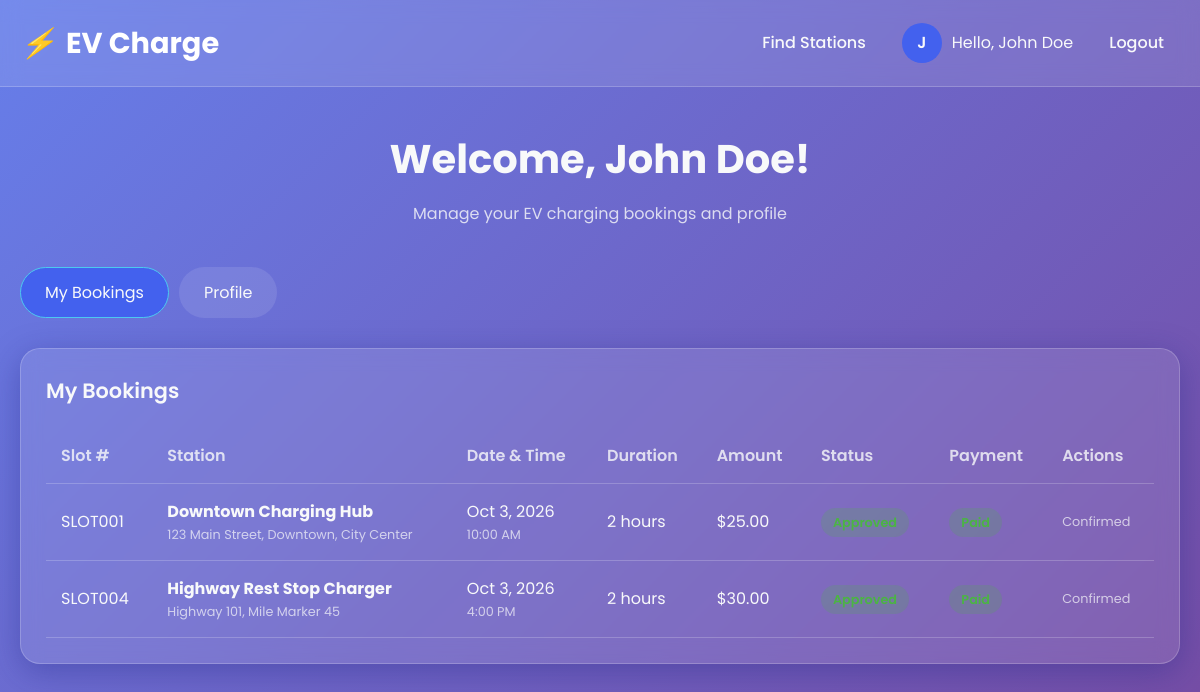
/dashboard.php (signed in), run on the app's committed database.
### tables this page shows
CREATE TABLE IF NOT EXISTS bookings (
    id INT AUTO_INCREMENT PRIMARY KEY,
    user_id INT NOT NULL,
    station_id INT NOT NULL,
    slot_number VARCHAR(20) UNIQUE NOT NULL,
    date DATE NOT NULL,
    start_time TIME NOT NULL,
    duration_hours INT NOT NULL,
    total_amount DECIMAL(10,2) NOT NULL,
    status ENUM('pending', 'approved', 'cancelled', 'completed') DEFAULT 'pending',
    payment_status ENUM('pending', 'paid') DEFAULT 'pending',
    created_at TIMESTAMP DEFAULT CURRENT_TIMESTAMP,
    FOREIGN KEY (user_id) REFERENCES users(id) ON DELETE CASCADE,
    FOREIGN KEY (station_id) REFERENCES stations(id) ON DELETE CASCADE
);

CREATE TABLE IF NOT EXISTS stations (
    id INT AUTO_INCREMENT PRIMARY KEY,
    name VARCHAR(100) NOT NULL,
    address TEXT NOT NULL,
    total_slots INT NOT NULL,
    price_per_hour DECIMAL(10,2) NOT NULL,
    charger_types ENUM('fast', 'slow') NOT NULL,
    available BOOLEAN DEFAULT TRUE,
    created_at TIMESTAMP DEFAULT CURRENT_TIMESTAMP
);

### dashboard.php (the view, shortened to what this page needs)
<?php
require_once 'db.php';
$stmt = $pdo->prepare("
    SELECT b.*, s.name as station_name, s.address
    FROM bookings b
    JOIN stations s ON b.station_id = s.id
    WHERE b.user_id = ?
    ORDER BY b.created_at DESC
");
$stmt->execute([$_SESSION['user_id']]);
$bookings = $stmt->fetchAll();
$active_tab = isset($_GET['tab']) ? $_GET['tab'] : 'bookings';
?>
<!DOCTYPE html>
<html lang="en">
<head>
</head>
<body>
    <header>
        <div class="container">
            <nav class="navbar">
                <a href="index.php" class="logo">
                    <i>⚡</i> EV Charge
                </a>
                <div class="nav-links">
                    <a href="index.php" class="nav-link">Find Stations</a>
                    <div class="user-info">
                        <div class="avatar">
                            <?= strtoupper(substr($_SESSION['user_name'], 0, 1)) ?>
                        </div>
                        <span>Hello, <?= htmlspecialchars($_SESSION['user_name']) ?></span>
                    </div>
                    <a href="?logout=1" class="nav-link">Logout</a>
                </div>
            </nav>
        </div>
    </header>
    <section class="dashboard">
        <div class="container">
            <div class="welcome-section">
                <h1>Welcome, <?= htmlspecialchars($_SESSION['user_name']) ?>!</h1>
                <p>Manage your EV charging bookings and profile</p>
            </div>
            <div class="tabs">
                <div class="tab <?= $active_tab === 'bookings' ? 'active' : '' ?>" onclick="switchTab('bookings')">My Bookings</div>
                <div class="tab <?= $active_tab === 'profile' ? 'active' : '' ?>" onclick="switchTab('profile')">Profile</div>
            </div>
            <div id="bookings-tab" class="tab-content <?= $active_tab === 'bookings' ? 'active' : '' ?>">
                <?php if (count($bookings) > 0): ?>
                    <div class="card">
                        <div class="card-header">
                            <h2 class="card-title">My Bookings</h2>
                        </div>
                        <div class="table-responsive">
                            <table class="bookings-table">
                                <thead>
                                    <tr>
                                        <th>Slot #</th>
                                        <th>Station</th>
                                        <th>Date & Time</th>
                                        <th>Duration</th>
                                        <th>Amount</th>
                                        <th>Status</th>
                                        <th>Payment</th>
                                        <th>Actions</th>
                                    </tr>
                                </thead>
                                <tbody>
                                    <?php foreach ($bookings as $booking): ?>
                                        <tr>
                                            <td><?= $booking['slot_number'] ?></td>
                                            <td>
                                                <div><strong><?= htmlspecialchars($booking['station_name']) ?></strong></div>
                                                <div style="font-size: 0.8rem; opacity: 0.7;"><?= htmlspecialchars($booking['address']) ?></div>
                                            </td>
                                            <td>
                                                <div><?= date('M j, Y', strtotime($booking['date'])) ?></div>
                                                <div style="font-size: 0.8rem; opacity: 0.7;"><?= date('g:i A', strtotime($booking['start_time'])) ?></div>
                                            </td>
                                            <td><?= $booking['duration_hours'] ?> hour<?= $booking['duration_hours'] > 1 ? 's' : '' ?></td>
                                            <td>$<?= number_format($booking['total_amount'], 2) ?></td>
                                            <td>
                                                <span class="status-badge status-<?= $booking['status'] ?>">
                                                </span>
                                            </td>
                                            <td>
                                                <span class="status-badge payment-<?= $booking['payment_status'] ?>">
                                                </span>
                                            </td>
                                            <td>
                                                <div style="display: flex; gap: 5px; flex-wrap: wrap;">
                                                    <?php if ($booking['status'] === 'pending' && $booking['payment_status'] === 'pending'): ?>
                                                        <button class="btn btn-success btn-small" onclick="openPaymentModal(<?= $booking['id'] ?>, <?= $booking['total_amount'] ?>)">Pay</button>
                                                        <button class="btn btn-danger btn-small" onclick="openCancelModal(<?= $booking['id'] ?>)">Cancel</button>
                                                    <?php elseif ($booking['status'] === 'pending' && $booking['payment_status'] === 'paid'): ?>
                                                        <span style="font-size: 0.8rem; opacity: 0.7;">Waiting approval</span>
                                                    <?php elseif ($booking['status'] === 'approved'): ?>
                                                        <span style="font-size: 0.8rem; opacity: 0.7;">Confirmed</span>
                                                    <?php elseif ($booking['status'] === 'cancelled'): ?>
                                                        <span style="font-size: 0.8rem; opacity: 0.7;">Cancelled</span>
                                                    <?php elseif ($booking['status'] === 'completed'): ?>
                                                        <span style="font-size: 0.8rem; opacity: 0.7;">Completed</span>
                                                    <?php endif; ?>
                                                </div>
                                            </td>
                                        </tr>
                                    <?php endforeach; ?>
                                </tbody>
                            </table>
                        </div>
                    </div>
                <?php endif; ?>
            </div>
        </div>
    </section>
</body>
</html>

### dashboard.php (style rules this page uses)
:root { --primary: #4361ee; --secondary: #3a0ca3; --accent: #4cc9f0; --light: #f8f9fa; --dark: #212529; --success: #4bb543; --warning: #ffcc00; --danger: #dc3545; --glass: rgba(255, 255, 255, 0.1); --glass-border: rgba(255, 255, 255, 0.2); --shadow: 0 8px 32px 0 rgba(31, 38, 135, 0.37); --transition: all 0.3s ease; }
* { margin: 0; padding: 0; box-sizing: border-box; }
body { font-family: 'Poppins', sans-serif; background: linear-gradient(135deg, #667eea 0%, #764ba2 100%); color: var(--light); min-height: 100vh; line-height: 1.6; }
.container { width: 100%; max-width: 1200px; margin: 0 auto; padding: 0 20px; }
header { padding: 20px 0; backdrop-filter: blur(10px); background: var(--glass); border-bottom: 1px solid var(--glass-border); }
.navbar { display: flex; justify-content: space-between; align-items: center; }
.logo { font-size: 1.8rem; font-weight: 700; color: white; text-decoration: none; display: flex; align-items: center; }
.logo i { margin-right: 10px; color: var(--accent); }
.nav-links { display: flex; gap: 20px; align-items: center; }
.nav-link { color: var(--light); text-decoration: none; font-weight: 500; padding: 8px 16px; border-radius: 50px; transition: var(--transition); }
.user-info { display: flex; align-items: center; gap: 10px; }
.avatar { width: 40px; height: 40px; border-radius: 50%; background: var(--primary); display: flex; align-items: center; justify-content: center; font-weight: 600; }
.dashboard { padding: 40px 0; }
.welcome-section { text-align: center; margin-bottom: 40px; }
.welcome-section h1 { font-size: 2.5rem; margin-bottom: 10px; }
.welcome-section p { opacity: 0.8; }
.tabs { display: flex; gap: 10px; margin-bottom: 30px; flex-wrap: wrap; }
.tab { padding: 12px 24px; background: var(--glass); border-radius: 50px; cursor: pointer; transition: var(--transition); border: 1px solid transparent; }
.tab.active { background: var(--primary); border-color: var(--accent); }
.tab-content { display: none; }
.tab-content.active { display: block; }
.card { background: var(--glass); backdrop-filter: blur(10px); border-radius: 20px; padding: 25px; box-shadow: var(--shadow); border: 1px solid var(--glass-border); margin-bottom: 20px; }
.card-header { display: flex; justify-content: space-between; align-items: center; margin-bottom: 20px; }
.card-title { font-size: 1.3rem; font-weight: 600; }
.bookings-table { width: 100%; border-collapse: collapse; }
.bookings-table th, .bookings-table td { padding: 15px; text-align: left; border-bottom: 1px solid var(--glass-border); }
.bookings-table th { font-weight: 600; opacity: 0.8; }
.status-badge { padding: 6px 12px; border-radius: 50px; font-size: 0.8rem; font-weight: 600; }
.status-approved { background: rgba(75, 181, 67, 0.2); color: var(--success); }
.payment-paid { background: rgba(75, 181, 67, 0.2); color: var(--success); }

### data on the page
bookings: slot_number "SLOT001", station.name "Downtown Charging Hub", station.address "123 Main Street, Downtown, City Center", date "Oct 3, 2026", start_time "10:00 AM", duration_hours "2", total_amount "25.00", status "Confirmed"
bookings: slot_number "SLOT004", station.name "Highway Rest Stop Charger", station.address "Highway 101, Mile Marker 45", date "Oct 3, 2026", start_time "4:00 PM", duration_hours "2", total_amount "30.00", status "Confirmed"

### other printed values
substr($_SESSION['user_name'], 0, 1) "J"
$_SESSION['user_name'] "John Doe"
